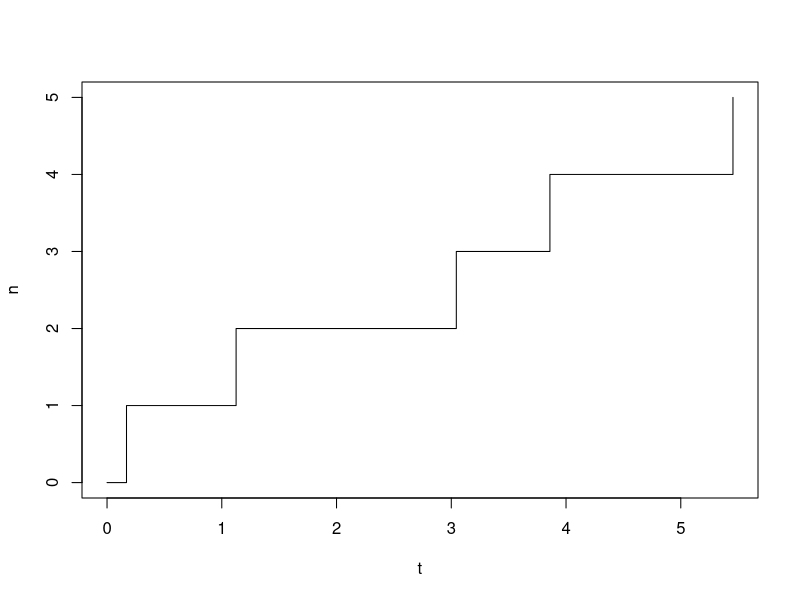
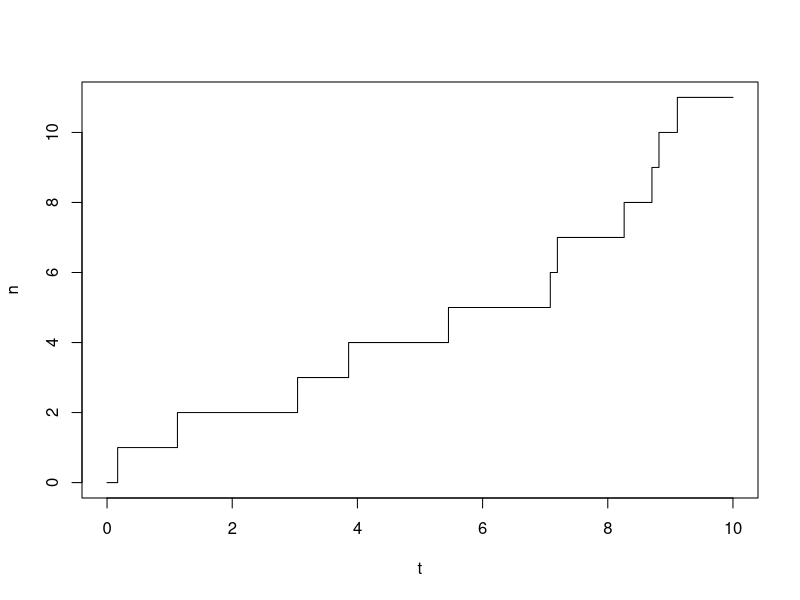

Generate these figures, in order, with R:
# Simulating a Poisson process path:
# (The most inefficient but intuitive way)
lambda= 0.8
t=0
n=0
jump_time=rexp(1,lambda)
t=c(t,jump_time)
n=c(n,1)

# Slightly more efficient
t=rep(0,6)
n=rep(0,6)
n_jumps=5
for(i in (1:n_jumps)){
  t[i+1]=rexp(1,lambda)+t[i]
  n[i+1]=1+n[i]
}

# More efficient
set.seed(876)
n = (0:n_jumps)
t = cumsum(c(0,rexp(n_jumps,lambda)))

# ASSIGNMENT 1: How to plot this path? 
# (How do you plot a step function?)

  # Simplest solution:
  plot(t, n, type ="s")

  # Check package ggplot for "nicer" plotting options
  
# ASSIGNMENT 2: Simulate and plot a path from this 
# Poisson process until time T=10
  
  # Solution:
  set.seed(876)
  T=10
  n_jumps=lambda*T
  n = (0:n_jumps)
  t = cumsum(c(0,rexp(n_jumps,lambda)))
  while (max(t) <= T){
    n = c(n, max(n)+1)
    t = c(t, max(t) + rexp(1,lambda))
  }
  if (max(t) > T){
    t[length(t)]=T
    n[length(n)]=n[length(t)]-1
  }
  plot(t, n, type="s")